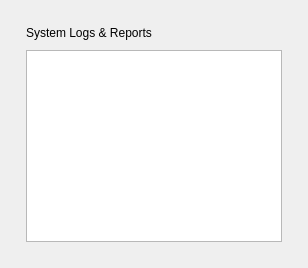
<?xml version="1.0" encoding="UTF-8"?>
<ui version="4.0">
 <class>LogsPage</class>
 <widget class="QWidget" name="LogsPage">
  <layout class="QVBoxLayout" name="verticalLayout">
   <item>
    <widget class="QFrame" name="frame_logs">
     <layout class="QVBoxLayout" name="verticalLayout_logs">
      <property name="spacing">
       <number>10</number>
      </property>
      <property name="leftMargin">
       <number>15</number>
      </property>
      <property name="topMargin">
       <number>15</number>
      </property>
      <property name="rightMargin">
       <number>15</number>
      </property>
      <property name="bottomMargin">
       <number>15</number>
      </property>
      <item>
       <widget class="QLabel" name="lbl_logs_title">
        <property name="text">
         <string>System Logs &amp; Reports</string>
        </property>
       </widget>
      </item>
      <item>
       <widget class="QTextEdit" name="txt_logs">
        <property name="readOnly">
         <bool>true</bool>
        </property>
       </widget>
      </item>
     </layout>
    </widget>
   </item>
  </layout>
 </widget>
 <resources/>
 <connections/>
</ui>
